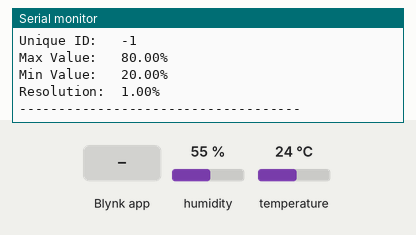
A sketch run on a simulated ESP32. Shown: the last lines printed to the serial monitor. The inputs (shaded band) are chosen by the test bench; at power-on: humidity 55 %, temperature 24 °C. WiFi joins after 1.5 s; servers stay silent unless stated; the local clock reads 2024-03-15 10:24:30 at power-on unless the sketch sets it.

Above: at 3.3 s.
3.4 s: Blynk app writes 1 to V1
At 4.5 s:
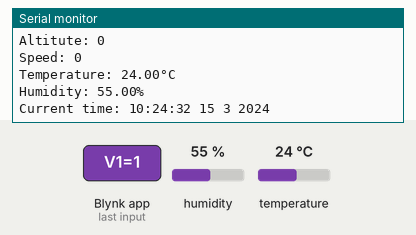
4.9 s: Blynk app writes 0 to V1
At 5.7 s:
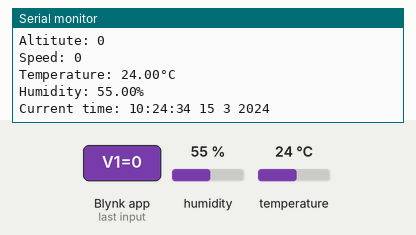

The sketch:

CMU-IOT.ino
```cpp
#define BLYNK_PRINT Serial

#include <SPI.h>
#include <WiFi.h>
#include <WiFiClient.h>
#include <BlynkSimpleEsp32.h>
#include <Adafruit_Sensor.h>
#include <DHT.h>
#include <DHT_U.h>
#include <TimeLib.h>
#include <WidgetRTC.h>

#define DHTPIN 23
#define DHTTYPE DHT11

DHT_Unified dht(DHTPIN, DHTTYPE);
BlynkTimer timer;
WidgetRTC rtc;
uint32_t delayMS;

// You should get Auth Token in the Blynk App.
// Go to the Project Settings (nut icon).
char auth[] = "1a2960a5e3a04f57a6473b15a4dd7f9b";

// Your WiFi credentials.
// Set password to "" for open networks.
char ssid[] = "INTELBRAS";
char pass[] = "32335096";

BLYNK_WRITE(V1) {
  GpsParam gps(param);

  // Print 6 decimal places for Lat, Lon
  Serial.print("Lat: ");
  Serial.println(gps.getLat(), 7);

  Serial.print("Lon: ");
  Serial.println(gps.getLon(), 7);

  // Print 2 decimal places for Alt, Speed
  Serial.print("Altitute: ");
  Serial.println(gps.getAltitude(), 2);

  Serial.print("Speed: ");
  Serial.println(gps.getSpeed(), 2);

  // Delay between measurements.
  // Get temperature event and print its value.
  sensors_event_t event;
  dht.temperature().getEvent(&event);
  if (isnan(event.temperature)) {
    Serial.println(F("Error reading temperature!"));
  }
  else {
    Serial.print(F("Temperature: "));
    Serial.print(event.temperature);
    Serial.println(F("°C"));
  }
  // Get humidity event and print its value.
  dht.humidity().getEvent(&event);
  if (isnan(event.relative_humidity)) {
    Serial.println(F("Error reading humidity!"));
  }
  else {
    Serial.print(F("Humidity: "));
    Serial.print(event.relative_humidity);
    Serial.println(F("%"));
  }
  clockDisplay();

  Serial.println();
}

void setup()
{
  Serial.begin(9600);
  Serial.println("Inicializando...");
  Blynk.begin(auth, ssid, pass);
  dht.begin();
  Serial.println(F("DHTxx Unified Sensor Example"));
  // Print temperature sensor details.
  sensor_t sensor;
  dht.temperature().getSensor(&sensor);
  Serial.println(F("------------------------------------"));
  Serial.println(F("Temperature Sensor"));
  Serial.print  (F("Sensor Type: ")); Serial.println(sensor.name);
  Serial.print  (F("Driver Ver:  ")); Serial.println(sensor.version);
  Serial.print  (F("Unique ID:   ")); Serial.println(sensor.sensor_id);
  Serial.print  (F("Max Value:   ")); Serial.print(sensor.max_value); Serial.println(F("°C"));
  Serial.print  (F("Min Value:   ")); Serial.print(sensor.min_value); Serial.println(F("°C"));
  Serial.print  (F("Resolution:  ")); Serial.print(sensor.resolution); Serial.println(F("°C"));
  Serial.println(F("------------------------------------"));
  // Print humidity sensor details.
  dht.humidity().getSensor(&sensor);
  Serial.println(F("Humidity Sensor"));
  Serial.print  (F("Sensor Type: ")); Serial.println(sensor.name);
  Serial.print  (F("Driver Ver:  ")); Serial.println(sensor.version);
  Serial.print  (F("Unique ID:   ")); Serial.println(sensor.sensor_id);
  Serial.print  (F("Max Value:   ")); Serial.print(sensor.max_value); Serial.println(F("%"));
  Serial.print  (F("Min Value:   ")); Serial.print(sensor.min_value); Serial.println(F("%"));
  Serial.print  (F("Resolution:  ")); Serial.print(sensor.resolution); Serial.println(F("%"));
  Serial.println(F("------------------------------------"));
  // Set delay between sensor readings based on sensor details.
  delayMS = sensor.min_delay / 1000;
  setSyncInterval(10 * 60); // Sync interval in seconds (10 minutes)
}

void loop()
{
  Blynk.run();
   timer.run();
}

void clockDisplay()
{
  // You can call hour(), minute(), ... at any time
  // Please see Time library examples for details

  String currentTime = String(hour()) + ":" + minute() + ":" + second();
  String currentDate = String(day()) + " " + month() + " " + year();
  Serial.print("Current time: ");
  Serial.print(currentTime);
  Serial.print(" ");
  Serial.print(currentDate);
  Serial.println();

}

BLYNK_CONNECTED() {
  // Synchronize time on connection
  rtc.begin();

}
```

Measured:
- after the input at 3.4 s, the serial monitor: prints a new line at once (image 1)
- after the input at 4.9 s, the serial monitor: prints a new line at once (image 2)
